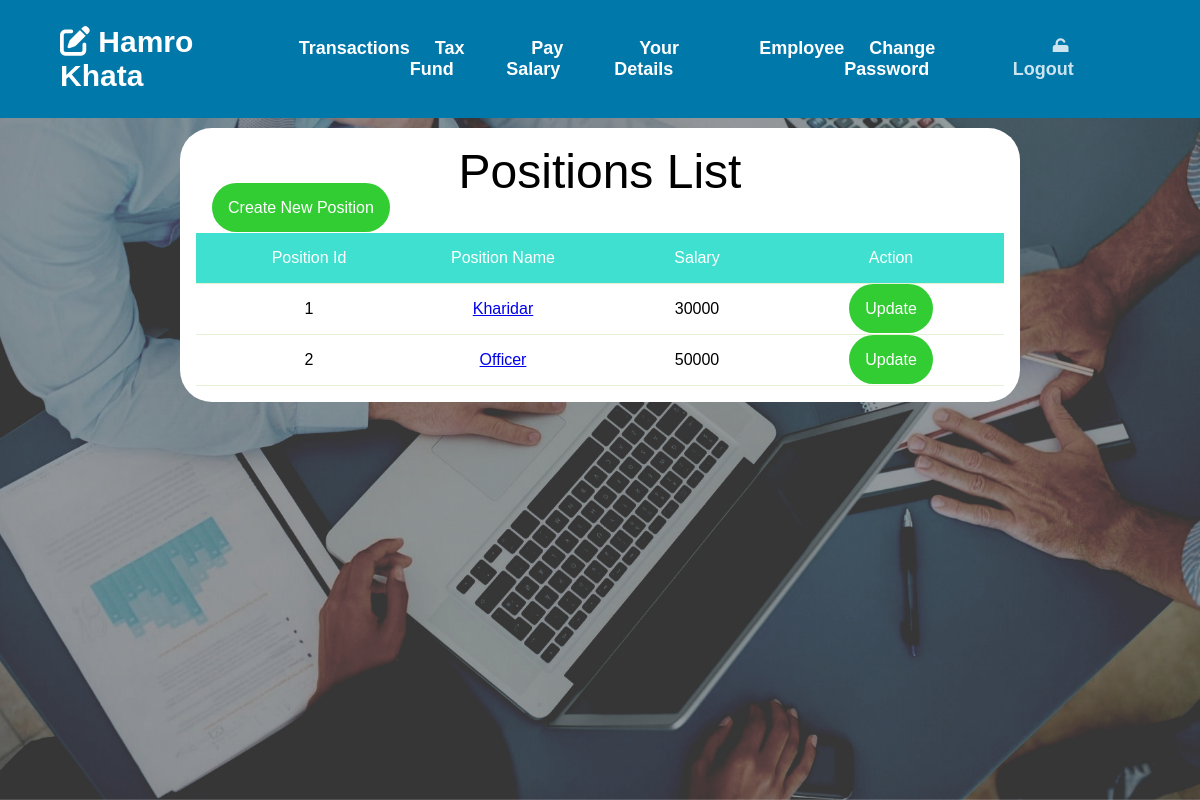
/position/ (signed in), run on the app's committed database.
### payapp/models.py (models this page shows, shortened)
class Position(models.Model):
    position_name = models.CharField(max_length=50, unique=True)
    position_details = models.TextField(max_length=200)
    base_salary = models.PositiveIntegerField()

### payapp/views/accountant_and_position.py (the view)
# urls.py: path('position/',PositionListView.as_view(),name="position_list"),
@method_decorator(login_required(login_url=reverse_lazy('payapp:login')),name="dispatch")
class PositionListView(ListView):
    model = Position
    context_object_name = 'positions'

### payapp/templates/payapp/position_list.html (shortened to what this page needs)
{% load static %}
<!DOCTYPE html>
<html lang="en">
<head>
    <link rel="stylesheet" href="{% static 'css/dashboard.css'%}">
</head>
<div class="header">
    <nav class="navbar">
      <div class="content">
        <div class="logo">
          <a href="{% url 'payapp:index'%}"><i class="fa-solid fa-pen-to-square"></i> Hamro Khata</a>
        </div>
        <ul class="menu-list">
          {% if user.is_authenticated %}
          {%if not user.is_staff%}
            <li><a href="{% url 'payapp:balance' user.employee.id%}">View Balance</a></li>
            <li><a href="{% url 'payapp:employee_details'%}">Your Details</a></li>
          {% else %}
            {% if not user.is_superuser %}
              {% if user.accountant.is_admin %}
              <li><a href="{% url 'payapp:payment_list' %}">Transactions</a></li>
              <li><a href="https://dashboard.stripe.com/acct_1Lz101IdZsEKyeut/test/balance">Tax Fund</a></li>
              {% endif %}
              <li><a href="{% url 'payapp:payment_create'%}">Pay Salary</a></li>
              <li><a href="{% url 'payapp:accountant_details'%}">Your Details</a></li>
              <li><a href="{% url 'payapp:employee_list' %}">Employee</a></li>
            {% elif user.is_superuser %}
            <li><a href="{% url 'admin:index' %}">Admin Panel</a></li>
            <li><a href="{% url 'payapp:users_list'%}">System Users</a></li>
            {% endif %}
          {% endif %}
          <li><a href="{% url 'payapp:change_password'%}">Change Password</a></li>
          <li class="btn"><a href="{% url 'payapp:logout'%}"><i class="fa-solid fa-unlock"></i> Logout</a></li>
        {% endif %}
          </ul>
      </div>
    </nav>
  <div class="main">
    <main class="mainbar">
        <div class="dashboard-section">
            <p class="dashboard-title">Positions List</p>
            {% if user.accountant.is_admin %}
            <a class="button-url m-l-2 m-b-05" href="{% url 'payapp:position_create'%}" class="create-position">Create New Position</a>
            {% endif %}
            <div class="table">
                <div class="tr th">
                    <div class="td thead td-1">Position Id</div>
                    <div class="td thead td-2">Position Name</div>
                    <div class="td thead td-3">Salary</div>
                    {% if user.accountant.is_admin %}
                    <div class="td thead td-4">Action</div>
                    {% endif %}
                </div>
                {% for position in positions %}
                <div class="tr">
                    <div class="td td-1">{{position.id}}</div>
                    <div class="td td-2"><a href="{% url 'payapp:position_detail' position.id%}">{{position.position_name}}</a></div>
                    <div class="td td-3">
                        {{position.base_salary}}
                    </div>
                    {% if user.accountant.is_admin %}
                    <div class="td td-4"><a class="button-url" href="{% url 'payapp:position_update' position.id%}">Update</a></div>
                    {% endif %}
                </div>
                {% endfor %}
            </div>
        </div>
    </main>
  </div>
  </div>
</body>
</html>

### static/css/dashboard.css (style rules this page uses)
* { margin: 0; padding: 0; box-sizing: border-box; font-family: 'Montserrat',sans-serif; }
.content { max-width: 1250px; margin: auto; padding: 0 30px; }
.navbar { background-color: #0078AA; position: fixed; width: 100%; z-index: 2; padding: 25px 0; transition: all 0.3s ease; }
.navbar .content { display: flex; align-items: center; justify-content: space-between; }
.navbar .logo a { color: #fff; font-size: 30px; font-weight: 600; text-decoration: none; }
.navbar .menu-list { display: inline-flex; }
.menu-list li { list-style: none; }
.menu-list li a { color: #fff; font-size: 18px; font-weight: 650; margin-left: 25px; text-decoration: none; transition: all 0.3s ease; }
.btn a { background-color: #0078AA; padding: 7px 15px; opacity: 0.8; border-radius: 20px; }
.header { background: url("../images/showcase.jpeg") no-repeat; height: 100vh; background-size: cover; background-position: center; background-attachment: fixed; display: flex; flex-direction: column; }
@media (max-width:1230px) { .content { padding: 0 60px; } }
.dashboard-section { background-color: white; width:70%; margin:0 auto; margin-top: 8rem; border-radius: 2rem; }
.table { padding:1rem; display:flex; flex-direction: column; }
.tr { display:flex; flex:1; padding: 1rem; border-bottom: 1px solid #E3F1D5; }
.td { flex:1; text-align: center; }
.dashboard-title { padding-top: 1rem; text-align: center; margin:0 auto; font-size: 3rem; }
.th { background-color: rgb(64,224,208); color:white; }
.button-url { background-color:limegreen; width:5rem; padding:1rem; color:white; font-size:1rem; border-radius: 2rem; text-decoration: none; }
.m-l-2 { margin-left: 2rem; }
.m-b-05 { margin-bottom: 0.5rem; }

### data on the page
Position: id "1", position_name "Kharidar", base_salary "30000"
Position: id "2", position_name "Officer", base_salary "50000"
